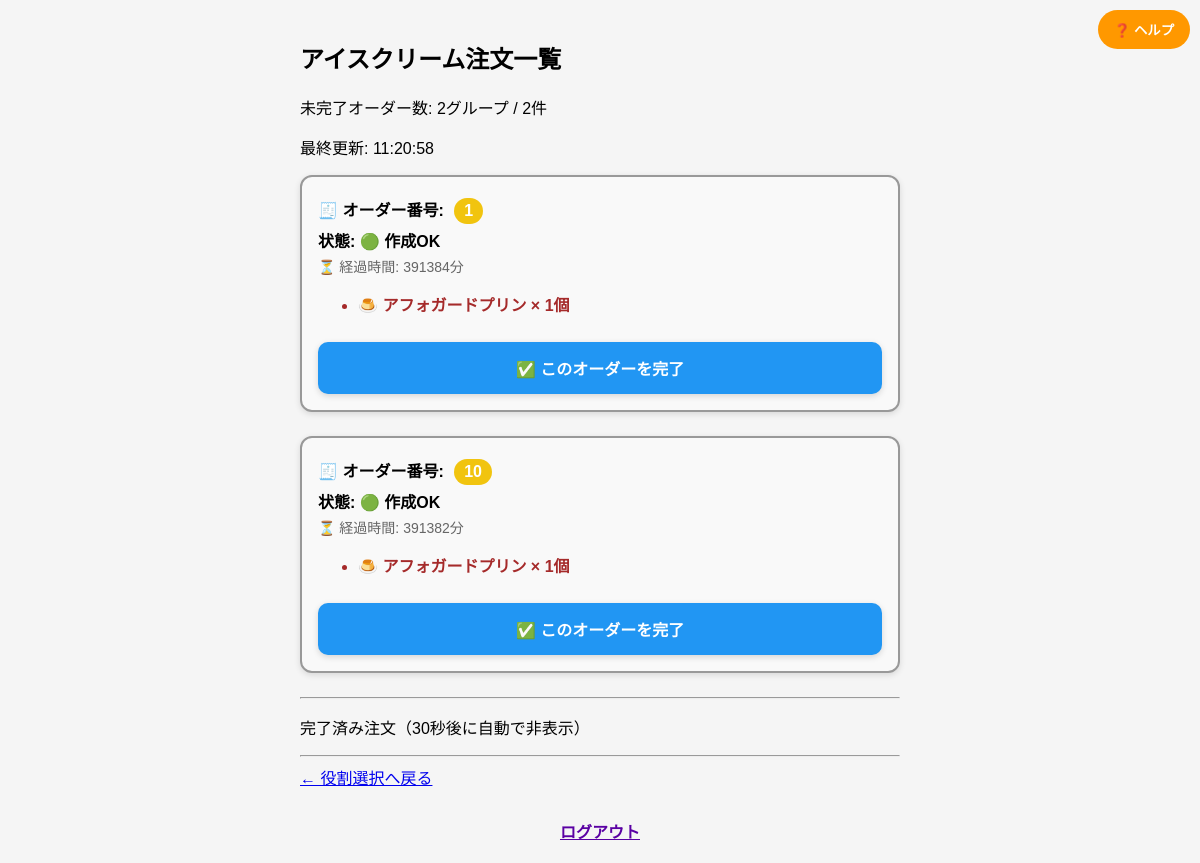
The app's page /ice/ice/ with its own data.
### ice/models.py (models this page shows, shortened)
class Order(models.Model):
    group_id = models.CharField(max_length=20)  # グループID
    size = models.CharField(max_length=2, choices=[('S', 'シングル'), ('W', 'ダブル')])  # サイズ
    container = models.CharField(max_length=10, choices=[('cup', 'カップ'), ('cone', 'コーン')])  # 容器
    flavor1 = models.CharField(max_length=50, choices=FLAVOR_CHOICES)  # フレーバー1
    flavor2 = models.CharField(max_length=50, blank=True, null=True, choices=FLAVOR_CHOICES)  # フレーバー2（ダブル用）
    is_completed = models.BooleanField(default=False)  # 完了フラグ
    timestamp = models.DateTimeField(auto_now_add=True)  # 注文受付時刻
    status = models.CharField(max_length=10, choices=ORDER_STATUS_CHOICES, default='ok')  # 注文状態
    clip_color = models.CharField(max_length=10, choices=CLIP_COLOR_CHOICES)  # クリップ色
    clip_number = models.IntegerField()  # クリップ番号
    completed_at = models.DateTimeField(null=True, blank=True)  # 完了時刻
    status_modified_at = models.DateTimeField(auto_now=True)  # 状態変更時刻
    is_auto_stopped = models.BooleanField(default=False)  # 自動STOPかどうか
    note = models.TextField(blank=True, null=True)  # 備考欄
    is_pudding = models.BooleanField(default=False, verbose_name='アフォガードプリン')  # アフォガードプリンかどうか
    class Meta:
        verbose_name = "アイスクリーム注文"
        verbose_name_plural = "アイスクリーム注文"
        ordering = ['-timestamp']
        indexes = [
            models.Index(fields=['status', 'is_completed'], name='ice_status_completed_idx'),
            models.Index(fields=['status_modified_at'], name='ice_status_modified_idx'),
            models.Index(fields=['clip_color', 'clip_number'], name='ice_clip_idx'),
            models.Index(fields=['group_id'], name='ice_group_idx'),
            models.Index(fields=['timestamp'], name='ice_timestamp_idx'),
            models.Index(fields=['size', 'is_completed'], name='ice_size_completed_idx'),
        ]

### ice/views.py (the view, shortened to what this page needs)
# urls.py: path('ice/ice/', views.ice_view, name='ice_view_prefixed'),
def ice_view(request):
    now = timezone.localtime()
    all_orders = Order.objects.order_by('timestamp')
    grouped_orders = {}
    for order in all_orders:
        grouped_orders.setdefault(order.group_id, []).append(order)
    active_orders = {}
    completed_orders = {}
    for group_id, orders in grouped_orders.items():
        for o in orders:
            o.elapsed_seconds = int((now - o.timestamp).total_seconds())
            o.elapsed_minutes = o.elapsed_seconds // 60
        if all(o.is_completed for o in orders):
            latest_completion = max(
                (o.completed_at for o in orders if o.completed_at),
                default=None
            )
            if latest_completion and now - latest_completion <= timedelta(seconds=30):
                completed_orders[group_id] = orders
        else:
            active_orders[group_id] = orders
    active_count = len(active_orders)
    metrics = _calculate_ice_refresh_metrics()
    active_order_total = metrics['active_order_total']
    refresh_value = metrics['refresh_value']
    pudding_count_active = sum(
        sum(1 for o in orders if o.is_pudding)
        for orders in active_orders.values()
    )
    pudding_count_completed = sum(
        sum(1 for o in orders if o.is_pudding)
        for orders in completed_orders.values()
    )
    pudding_counts_active_by_group = {
        group_id: sum(1 for o in orders if o.is_pudding)
        for group_id, orders in active_orders.items()
    }
    pudding_counts_completed_by_group = {
        group_id: sum(1 for o in orders if o.is_pudding)
        for group_id, orders in completed_orders.items()
    }
    context = {
        'grouped_orders': active_orders,
        'completed_orders': completed_orders,
        'now': now,
        'active_count': active_count,
        'active_order_total': active_order_total,
    'refresh_value': refresh_value,
        'pudding_count_active': pudding_count_active,
        'pudding_count_completed': pudding_count_completed,
        'pudding_counts_active_by_group': pudding_counts_active_by_group,
        'pudding_counts_completed_by_group': pudding_counts_completed_by_group,
    }
    context['is_logged_in'] = request.session.get('logged_in', False)
    return render(request, 'ice/ice.html', context)

### food/templatetags/custom_filters.py (called while the page is built)
@register.filter
def get_item(dictionary, key):
    return dictionary.get(key)

### ice/views.py (called while the page is built)
def _calculate_ice_refresh_metrics():
    aggregates = Order.objects.aggregate(
        active_items=Count('id', filter=Q(is_completed=False)),
        latest_id=Max('id'),
        latest_status_ts=Max('status_modified_at'),
    )
    active_order_total = aggregates['active_items'] or 0
    latest_order_id = aggregates['latest_id'] or 0
    latest_status_ts = aggregates['latest_status_ts']
    status_marker = (
        str(latest_status_ts.timestamp())
        if latest_status_ts
        else '0'
    )
    refresh_value = f"{active_order_total}:{latest_order_id}:{status_marker}"
    return {
        'active_order_total': active_order_total,
        'latest_order_id': latest_order_id,
        'latest_status_marker': status_marker,
        'refresh_value': refresh_value,
    }

### templates/ice/ice.html (shortened to what this page needs)
{% load custom_filters %}
{% load static %}
<!DOCTYPE html>
<html lang="ja">
<head>
</head>
<body>
  <h2>アイスクリーム注文一覧</h2>
  <p id="active-count"
     data-auto-refresh-value="{{ refresh_value }}"
     data-active-items="{{ active_order_total }}"
  >
    未完了オーダー数: {{ active_count }}グループ / {{ active_order_total }}件
  </p>
  <p>最終更新: {{ now|time:"H:i:s" }}</p>
<button id="helpButton" onclick="openHelp()">❓ ヘルプ</button>
  {% for group_id, orders in grouped_orders.items %}
<div class="order-card">
<p class="clip-id">
  🧾 オーダー番号:
  <span class="clip-badge {% if orders.0.clip_color == 'yellow' %}yellow{% else %}white{% endif %}">
    {{ orders.0.clip_number }}
  </span>
</p>
  <p class="status-line">
    状態:
    {% if orders.0.status == 'ok' %}
      🟢 作成OK
    {% elif orders.0.status == 'stop' %}
      🔴 STOP中
      {% if orders.0.is_auto_stopped %}<span style="color: red;">（自動）</span>{% endif %}
    {% endif %}
  </p>
  <p class="elapsed-time">⏳ 経過時間: {{ orders.0.elapsed_minutes }}分</p>
<ul>
{% with pudding_count=pudding_counts_active_by_group|get_item:group_id %}
  {% if pudding_count %}
    <li style="font-weight: bold; color: #a52a2a;">
      🍮 アフォガードプリン × {{ pudding_count }}個
    </li>
  {% endif %}
{% endwith %}
</ul>
    {% if orders.0.status != 'stop' %}
<form method="post" action="/ice/complete_group/{{ orders.0.group_id }}/" onsubmit="return showCompleteMessage();">
  <button type="submit" class="complete-button">✅ このオーダーを完了</button>
</form>
    {% else %}
      <p style="color: red; font-weight: bold; margin-top: 12px;">
        🔒 STOP中のため完了できません
      </p>
    {% endif %}
  </div>
{% endfor %}
  <hr>
  <p>完了済み注文（30秒後に自動で非表示）</p>
  <hr>
  <a href="/">← 役割選択へ戻る</a>
  <div class="logout-bottom">
    <a href="/logout/" style="font-weight: bold; color: #5a00a3;">ログアウト</a>
  </div>
</body>
</html>

### templates/ice/ice.html (style rules this page uses)
body { font-family: sans-serif; padding: 20px; max-width: 600px; margin: auto; background-color: #f5f5f5; }
.order-card { background: #f9f9f9; border: 2px solid #999; border-radius: 12px; margin-bottom: 24px; padding: 16px; box-shadow: 0 2px 6px rgba(0, 0, 0, 0.12); }
.order-card p { margin: 4px 0; }
.status-line { font-weight: bold; margin-top: 4px; }
.elapsed-time { color: #666; font-size: 14px; }
.complete-button { margin-top: 10px; padding: 14px; font-size: 16px; font-weight: bold; width: 100%; border-radius: 10px; background-color: #2196F3; color: white; border: none; cursor: pointer; box-shadow: 0 2px 6px rgba(0, 0, 0, 0.15); transition: background-color 0.2s ease, transform 0.1s ease; }
.clip-id { font-weight: bold; margin-bottom: 8px; }
.clip-badge { display: inline-block; padding: 4px 10px; border-radius: 20px; color: white; font-weight: bold; margin-left: 6px; }
.clip-badge.yellow { background-color: #f1c40f; }
.logout-bottom { text-align: center; margin-top: 30px; }
#helpButton { position: fixed; top: 10px; right: 10px; background: #ff9800; color: white; border: none; border-radius: 20px; padding: 10px 16px; font-weight: bold; cursor: pointer; z-index: 999; }

### records on screen
Order: clip_number "1", status "🟢 作成OK", orders "391384", pudding_count "1"
Order: clip_number "10", status "🟢 作成OK", orders "391382", is_pudding "1"

### other values on screen
{{ active_count }} "2"
{{ active_order_total }} "2"
{{ now|time:"H:i:s" }} "11:20:58"
